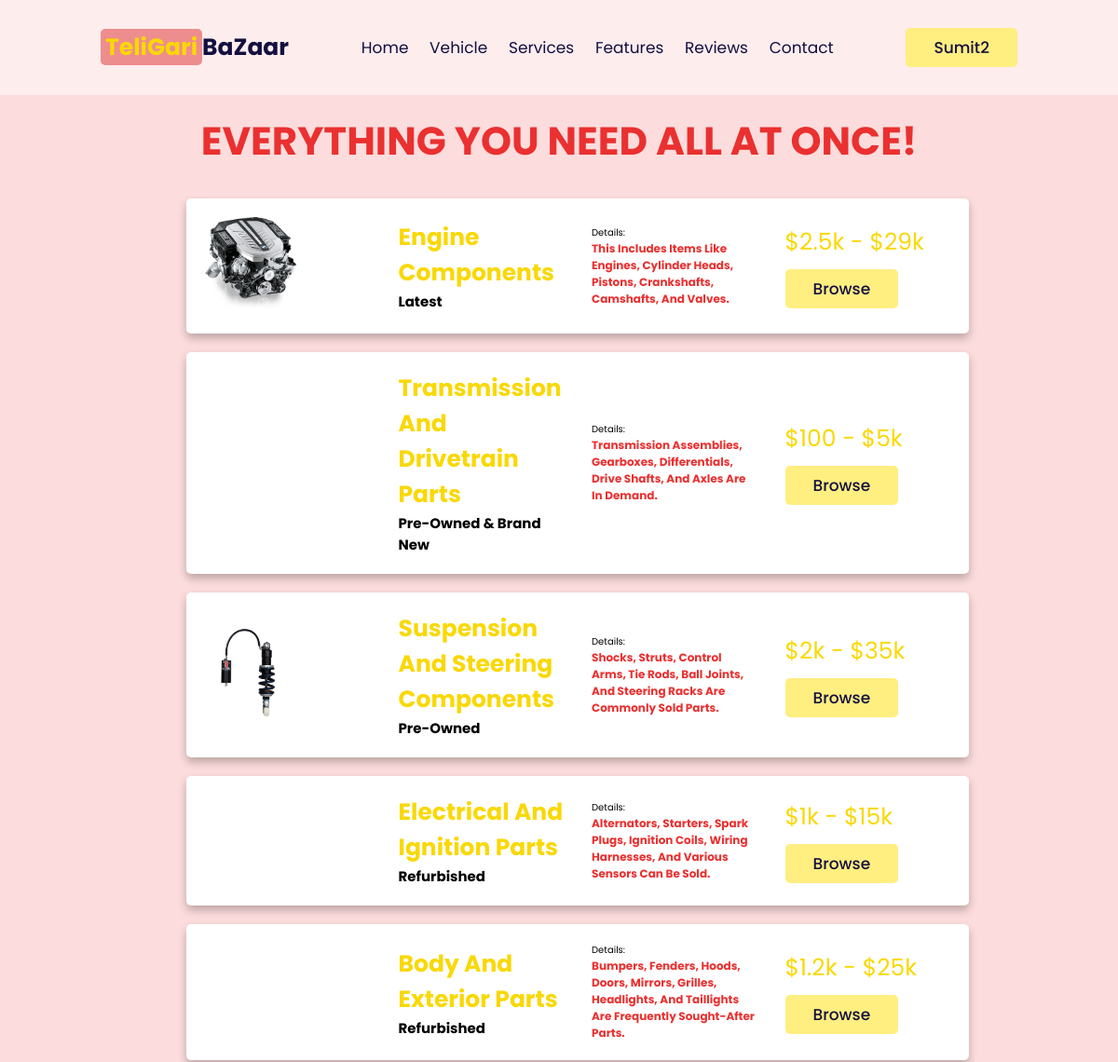
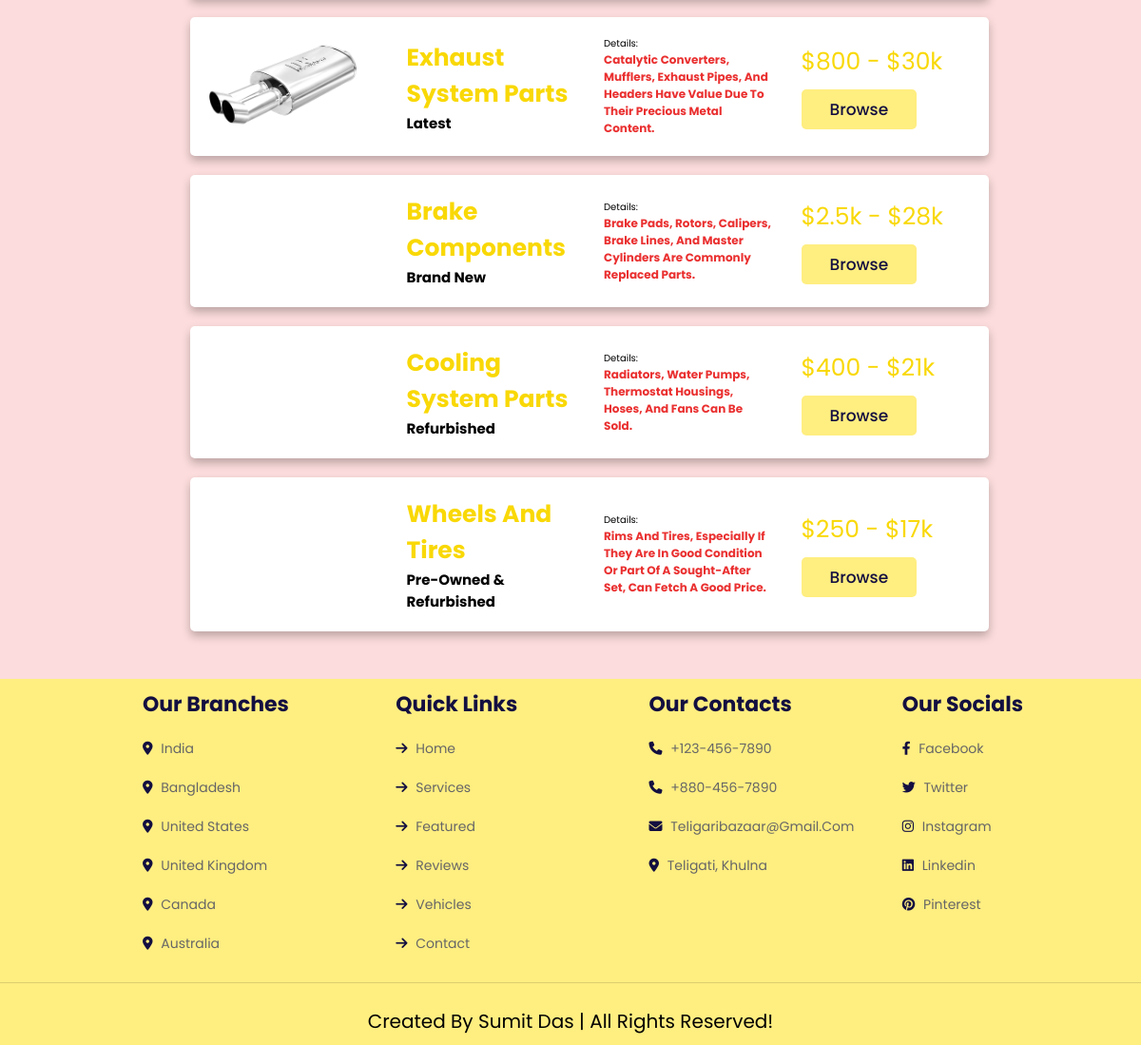
/car_parts_user.php (signed in), run on the app's committed database (2 pictures, top to bottom).
### tables this page shows
CREATE TABLE `car_parts` (
  `name` varchar(255) NOT NULL,
  `state` varchar(255) NOT NULL,
  `price` varchar(255) NOT NULL,
  `details` varchar(255) NOT NULL,
  `image` varchar(255) NOT NULL
);

### car_parts_user.php (the view, shortened to what this page needs)
<?php
@include 'config.php';
$sql = "SELECT * FROM car_parts";
$result = $conn->query($sql);
$parts = array();
if ($result->num_rows > 0) {
    while ($row = $result->fetch_assoc()) {
        $parts[] = $row;
    }
}
?>
<!DOCTYPE html>
<html>
<head>
    <link rel="stylesheet" href="https://cdn.jsdelivr.net/npm/swiper@9/swiper-bundle.min.css" />
    <link rel="stylesheet" href="https://cdnjs.cloudflare.com/ajax/libs/font-awesome/6.4.0/css/all.min.css">
    <link rel="stylesheet" href="teligari_controller.css">
</head>
<body>
<header class="header">
    <a href="user_page.php" class="logo"><span>TeliGari</span>BaZaar</a>
    <nav class="navbar">
        <a href="user_page.php#home">home</a>
        <a href="user_page.php#vehicles">vehicle</a>
        <a href="user_page.php#services">services</a>
        <a href="user_page.php#features">features</a>
        <a href="user_page.php#reviews">reviews</a>
        <a href="user_page.php#contact">contact</a>
    </nav>
    <div id="profile-btn" class="profile-btn-container">
        <div class="btn-wrapper">
        <button class="btn">
            <span>
                <?php
                    echo $_SESSION['user_name'];
                ?>
            </span>
        </button>
        </div>
    </div>
</header>
    <h1>Everything you need all at once!</h1>
    <div class="car-container">
    <?php foreach ($parts as $part): ?>
        <div class="cars">
            <div class="segment"><img src="images/<?php echo $part['image']; ?>" alt=""></div>
            <div class="segment">
                <div class="content">
                    <h3><?php echo $part['name']; ?></h3>
                    <h2><?php echo $part['state']; ?></h2>
                </div>
            </div>
            <div class="segment">
                <p>Details:</p>
                <ul class="grid-list">
                    <li><?php echo $part['details']; ?></li>
                </ul>
            </div>
            <div class="segment">
                <p class="price"><?php echo $part['price']; ?></p>
                <a href="" class="btn">Browse</a>
            </div>
        </div>
        <?php endforeach; ?>
    </div>
    <section class="footer">
        <div class="box-container">
            <div class="box">
                <h3>Our branches</h3>
                <a href="#"><i class="fas fa-map-marker-alt"></i> India  </a>
                <a href="#"><i class="fas fa-map-marker-alt"></i> Bangladesh </a>
                <a href="#"><i class="fas fa-map-marker-alt"></i> United States </a>
                <a href="#"><i class="fas fa-map-marker-alt"></i> United Kingdom </a>
                <a href="#"><i class="fas fa-map-marker-alt"></i> Canada </a>
                <a href="#"><i class="fas fa-map-marker-alt"></i> Australia </a>
            </div>
            <div class="box">
                <h3>Quick links</h3>
                <a href="#home"><i class="fas fa-arrow-right"></i> home </a>
                <a href="#services"><i class="fas fa-arrow-right"></i> services </a>
                <a href="#features"><i class="fas fa-arrow-right"></i> featured </a>
                <a href="#reviews"><i class="fas fa-arrow-right"></i> reviews </a>
                <a href="#vehicles"><i class="fas fa-arrow-right"></i> vehicles </a>
                <a href="#contact"><i class="fas fa-arrow-right"></i> contact </a>
            </div>
            <div class="box">
                <h3>Our Contacts</h3>
                <a href="#"><i class="fas fa-phone"></i> +123-456-7890 </a>
                <a href="#"><i class="fas fa-phone"></i> +880-456-7890 </a>
                <a href="#"><i class="fas fa-envelope"></i> teligaribazaar@gmail.com </a>
                <a href="https://goo.gl/maps/TYBkx1Zyn6mCJZJL7"><i class="fas fa-map-marker-alt"></i> Teligati, Khulna</a>
            </div>
            <div class="box">
                <h3>Our Socials</h3>
                <a href="https://www.facebook.com/Mar4KoV"><i class="fab fa-facebook-f"></i> facebook </a>
                <a href="https://twitter.com/_su_mit_77"><i class="fab fa-twitter"></i> twitter </a>
                <a href="https://www.instagram.com/su._.mit_____/"><i class="fab fa-instagram"></i> instagram </a>
                <a href="https://www.linkedin.com/in/sumitdas77/"><i class="fab fa-linkedin"></i> linkedin </a>
                <a href="https://www.pinterest.com/sumitsd123471/"><i class="fab fa-pinterest"></i> pinterest </a>
            </div>
        </div>
        <div class="credit">Created by Sumit Das | all rights reserved!</div>
    </section>
</body>
</html>

### teligari_controller.css (style rules this page uses)
:root { --yellow: #f9d806; --light-yellow: #ffee80; --black: #130f40; --light-color: #666; --cream: #ee8d8d; --red: #ea3030; --change: rgb(187, 254, 254); --border: .1rem solid rgba(0, 0, 0, 0.139); --box-shadow: 0 .5rem 1rem rgba(0, 0, 0, 0.251); }
* { font-family: 'Poppins', sans-serif; margin: 0; padding: 0; box-sizing: border-box; outline: none; border: none; text-decoration: none; text-transform: capitalize; transition: all 0.2s linear; }
html { font-size: 62.5%; overflow-x: hidden; scroll-padding-top: 7rem; scroll-behavior: smooth; }
body { background: #fcdcdc; }
.header { position: fixed; top: 0; left: 0; right: 0; z-index: 999; background: #fdeded; display: flex; align-items: center; justify-content: space-between; padding: 3rem 9%; }
.header .logo { font-size: 2.5rem; color: var(--black); font-weight: bolder; }
.header .logo span { color: var(--yellow); background-color: var(--cream); border-radius: 5px; padding: 2px 5px; }
.header .navbar a { font-size: 1.7rem; margin: 0 1rem; color: var(--black); }
.header .btn { margin-top: 0; }
.btn-wrapper { display: grid; place-content: center; }
.btn-wrapper button { display: flex; }
.profile-btn-container { position: relative; }
h1 { margin-top: 12rem; text-align: center; font-size: 3.5vw; text-transform: uppercase; color: var(--red); }
.car-container { align-items: center; padding-top: 3rem; padding-bottom: 5em; margin-left: 20rem; width: 70%; display: grid; gap: 2rem; }
.car-container .cars { display: grid; grid-template-columns: 1fr 1fr 1fr 1fr; align-items: center; gap: 3rem; padding: 2rem; background: rgb(255, 255, 255); box-shadow: var(--box-shadow); border-radius: 0.5rem; transform: scale(1); }
.car-container .cars img { height: 100px; width: auto; border-radius: 5%; }
.car-container .cars .content h3 { color: var(--yellow); font-size: 2.5rem; }
.btn { display: inline-block; margin-top: 1rem; border-radius: 0.5rem; background: var(--light-yellow); color: var(--black); font-weight: 500; font-size: 1.7rem; cursor: pointer; padding: 0.8rem 3rem; }
.price { font-size: 2.5rem; color: var(--yellow); }
.grid-list { list-style-type: none; font-size: 1.2rem; color: var(--red); font-weight: bolder; }
.footer { background: var(--light-yellow); }
.footer .box-container { padding-left: 15rem; display: grid; grid-template-columns: repeat(auto-fit, minmax(25rem, 1fr)); gap: 1.5rem; }
.footer .box-container .box h3 { color: var(--black); font-size: 2.2rem; padding: 1rem 0; }
.footer .box-container .box a { color: var(--light-color); font-size: 1.4rem; display: block; padding: 1rem 0; }
.footer .box-container .box a i { padding-right: .5rem; color: var(--black); }
.footer .credit { text-align: center; border-top: var(--border); padding: 1rem; padding-top: 2.5rem; margin-top: 2rem; font-size: 2rem; }

### data on the page
car_parts: image (picture), name "Engine Components", state "Latest", details "This Includes Items Like Engines, Cylinder Heads, Pistons, Crankshafts, Camshafts, And Valves.", price "$2.5k - $29k"
car_parts: name "Transmission And Drivetrain Parts", state "Pre-Owned & Brand New", details "Transmission Assemblies, Gearboxes, Differentials, Drive Shafts, And Axles Are In Demand.", price "$100 - $5k"
car_parts: image (picture), name "Suspension And Steering Components", state "Pre-Owned", details "Shocks, Struts, Control Arms, Tie Rods, Ball Joints, And Steering Racks Are Commonly Sold Parts.", price "$2k - $35k"
car_parts: name "Electrical And Ignition Parts", state "Refurbished", details "Alternators, Starters, Spark Plugs, Ignition Coils, Wiring Harnesses, And Various Sensors Can Be Sold.", price "$1k - $15k"
car_parts: name "Body And Exterior Parts", state "Refurbished", details "Bumpers, Fenders, Hoods, Doors, Mirrors, Grilles, Headlights, And Taillights Are Frequently Sought-After Parts.", price "$1.2k - $25k"
car_parts: image (picture), name "Exhaust System Parts", state "Latest", details "Catalytic Converters, Mufflers, Exhaust Pipes, And Headers Have Value Due To Their Precious Metal Content.", price "$800 - $30k"
car_parts: name "Brake Components", state "Brand New", details "Brake Pads, Rotors, Calipers, Brake Lines, And Master Cylinders Are Commonly Replaced Parts.", price "$2.5k - $28k"
car_parts: name "Cooling System Parts", state "Refurbished", details "Radiators, Water Pumps, Thermostat Housings, Hoses, And Fans Can Be Sold.", price "$400 - $21k"
car_parts: name "Wheels And Tires", state "Pre-Owned & Refurbished", details "Rims And Tires, Especially If They Are In Good Condition Or Part Of A Sought-After Set, Can Fetch A Good Price.", price "$250 - $17k"

### other printed values
$_SESSION['user_name'] "Sumit2"
